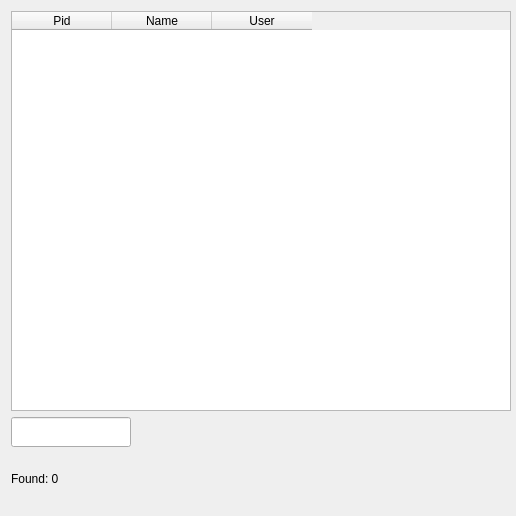
<?xml version="1.0" encoding="UTF-8"?>
<ui version="4.0">
 <class>DirWindow</class>
 <widget class="QDialog" name="DirWindow">
  <property name="geometry">
   <rect>
    <x>0</x>
    <y>0</y>
    <width>516</width>
    <height>516</height>
   </rect>
  </property>
  <property name="minimumSize">
   <size>
    <width>516</width>
    <height>516</height>
   </size>
  </property>
  <property name="maximumSize">
   <size>
    <width>516</width>
    <height>516</height>
   </size>
  </property>
  <property name="windowTitle">
   <string>List Process</string>
  </property>
  <layout class="QHBoxLayout" name="horizontalLayout">
   <item>
    <layout class="QGridLayout" name="gridLayout">
     <item row="2" column="0" alignment="Qt::AlignTop">
      <widget class="QTableWidget" name="pidTable">
       <property name="minimumSize">
        <size>
         <width>500</width>
         <height>400</height>
        </size>
       </property>
       <property name="maximumSize">
        <size>
         <width>1000</width>
         <height>1000</height>
        </size>
       </property>
       <property name="cursor" stdset="0">
        <cursorShape>ArrowCursor</cursorShape>
       </property>
       <property name="textElideMode">
        <enum>Qt::ElideMiddle</enum>
       </property>
       <property name="gridStyle">
        <enum>Qt::DotLine</enum>
       </property>
       <property name="sortingEnabled">
        <bool>true</bool>
       </property>
       <property name="wordWrap">
        <bool>true</bool>
       </property>
       <attribute name="verticalHeaderShowSortIndicator" stdset="0">
        <bool>false</bool>
       </attribute>
       <column>
        <property name="text">
         <string>Pid</string>
        </property>
       </column>
       <column>
        <property name="text">
         <string>Name</string>
        </property>
        <property name="toolTip">
         <string/>
        </property>
        <property name="whatsThis">
         <string/>
        </property>
       </column>
       <column>
        <property name="text">
         <string>User</string>
        </property>
       </column>
      </widget>
     </item>
     <item row="4" column="0">
      <layout class="QVBoxLayout" name="verticalLayout">
       <item>
        <widget class="QLineEdit" name="search">
         <property name="minimumSize">
          <size>
           <width>120</width>
           <height>30</height>
          </size>
         </property>
         <property name="maximumSize">
          <size>
           <width>120</width>
           <height>30</height>
          </size>
         </property>
         <property name="toolTip">
          <string extracomment="find"/>
         </property>
         <property name="placeholderText">
          <string notr="true"/>
         </property>
         <property name="cursorMoveStyle">
          <enum>Qt::VisualMoveStyle</enum>
         </property>
         <property name="clearButtonEnabled">
          <bool>false</bool>
         </property>
        </widget>
       </item>
       <item>
        <widget class="QLabel" name="foundLabel">
         <property name="maximumSize">
          <size>
           <width>100</width>
           <height>16777215</height>
          </size>
         </property>
         <property name="text">
          <string>Found: 0</string>
         </property>
        </widget>
       </item>
      </layout>
     </item>
    </layout>
   </item>
  </layout>
 </widget>
 <layoutdefault spacing="6" margin="11"/>
 <resources/>
 <connections/>
</ui>
